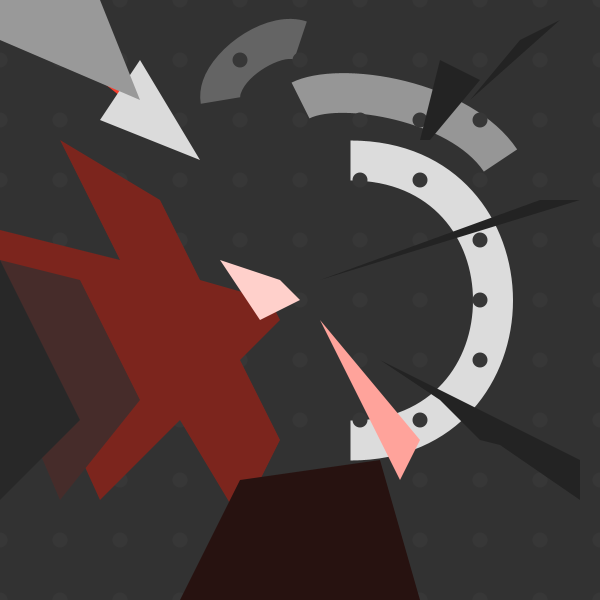
Frame 1 (no input)
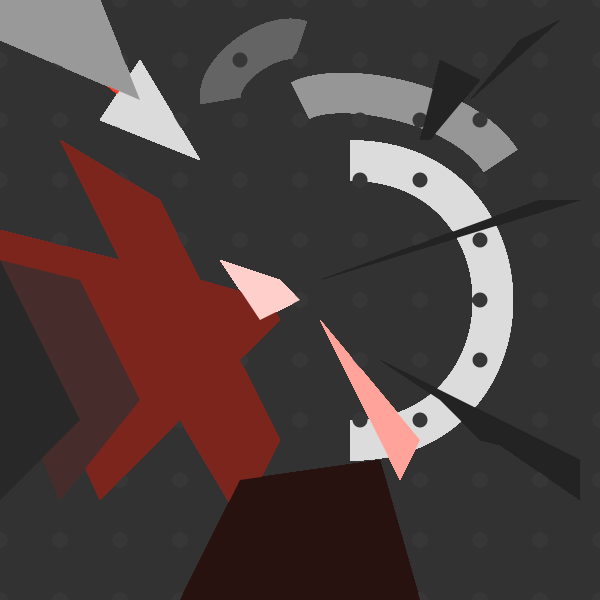
Frame 60 (the mouse pressed at the canvas centre just before this capture)
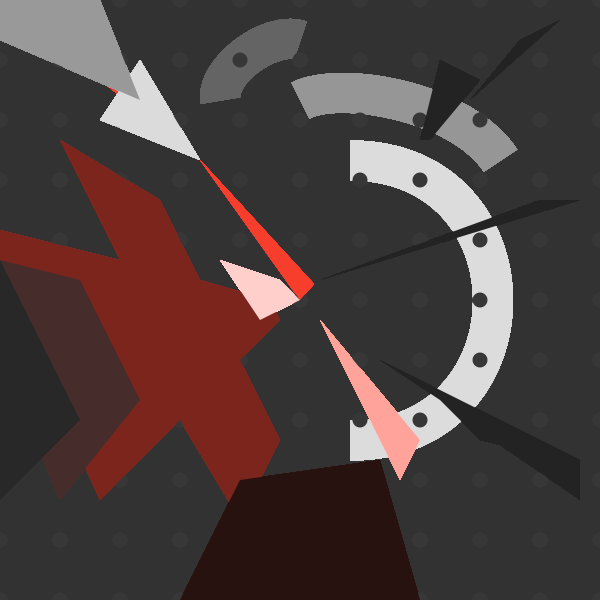
Frame 120 (the mouse held since frame 60 and released just before this capture)

The Processing sketch that drew these frames (run headless with seeded random() and noise(); from frame 60 on, the mouse is pressed at the canvas centre):

// Processing sketch: processing_14330
// ── processing_14330.pde


int a = 500;
int b = 400;

void setup() {

  size(600,600);
  smooth();
  background(50);
}



void draw() {


  noStroke();
  fill(220);



  //up round line
  noFill();
  stroke(100);
  strokeWeight(40);
  strokeCap(SQUARE);

  bezier(300,40,270,30,215,70,220,100);


  //second

  noFill();
  stroke(150);
  strokeWeight(40);
  strokeCap(SQUARE);

  bezier(300,100,340,80,460,100,500,160);    


  //third

  noFill();
  stroke(220);
  strokeWeight(40);
  strokeCap(SQUARE);

  bezier(350,160,540,160,540,440,350,440);     

  for(int i = 0; i<=height; i+=60) {
    for (int o = 0; o<= width; o +=60) {
      fill(55);
      noStroke();
      ellipse(i,o,15,15);
    }
  }


  float d = dist(30,30,mouseX,mouseY);

  fill(220);

  //삼각텓둘릴

  if (d < a) {
    fill(255,0,0);
    a  ++;
  }

  else if (mousePressed && (d > a) && (a>a)) {
    fill(0);
    a--;
    println(a);
  }




  if(keyCode == RIGHT) {
    b++;
  }
  else if (keyCode == LEFT) {
    b--;
  }
  else {
    noFill();
    rect(20,20,20,20);
  }


  noStroke();   

  //e돌릭기ㅣ
  noCursor();
  noStroke();
  fill(247,62,45);
  triangle(mouseX+14,mouseY-16,200,160,mouseX,mouseY);

  //윙엦작은삼
  beginShape();  



  noStroke();  



  fill(219);  



  vertex(100,120);  

  vertex(140,60);  

  vertex(200,160);  

  vertex(100,120);  



  endShape();  

  //맨윋덮는삼
  beginShape();  



  fill(153);  



  vertex(0,0);  

  vertex(0,40);  

  vertex(140,100);  

  vertex(100,0);  

  vertex(0,0);  

  endShape();  


  //십작
  beginShape();  



  fill(124,37,29);  

  vertex(60,140);  

  vertex(160,200);  

  vertex(200,280);  

  vertex(270,300);  

  vertex(280,320);  

  vertex(240,360);  

  vertex(280,440);  

  vertex(240,520);  

  vertex(180,420);  

  vertex(100,500);  

  vertex(0,280);  

  vertex(0,230);  

  vertex(120,260);  

  vertex(60,140);  



  endShape();  


  //십작강윙엔넴
  beginShape();  



  fill(70,44,42);  



  vertex(0,260);  

  vertex(80,280);  

  vertex(140,400);  

  vertex(60,500);  

  vertex(0,360);  

  vertex(0,260);  



  endShape();  

  //십작강윙엥윙엔넴몸
  beginShape();  



  fill(40);  



  vertex(0,260);  

  vertex(80,420);  

  vertex(0,500);  

  vertex(0,260);  



  endShape();  

  //받닥넴몸
  beginShape();  



  fill(39,18,16);  

  vertex(180,600);  

  vertex(240,480);  

  vertex(380,460);  

  vertex(420,600);  

  vertex(180,600);  



  endShape();  


  //뿆걸친는삼각
  beginShape();  



  fill(255,163,155);  

  vertex(320,320);  

  vertex(420,440);  

  vertex(400,480);  

  vertex(320,320);  



  endShape();  

  //긍옆삼ㅅ맛각
  beginShape();  



  fill (35);  

  vertex(380,360);  

  vertex(440,400);  

  vertex(480,440);  

  vertex(500,445);  

  vertex(580,500);  

  vertex(580,460);  

  vertex(380,360);  



  endShape();  

  //윙엑걸친는삼각
  beginShape();  



  vertex(420,140);  

  vertex(440,60);  

  vertex(480,80);  

  vertex(430,140);  

  vertex(420,140);  



  endShape();  



  //날칼롱운삭각각
  beginShape();  



  vertex(470,100);  

  vertex(520,40);  

  vertex(560,20);  

  vertex(470,100);  



  endShape();  

  //뾰뾰뿆족
  beginShape();  



  vertex(320,280);  

  vertex(540,200);  

  vertex(580,200);  

  vertex(320,280);  



  endShape();  



  //뿁뵤쪽곡곡

  beginShape();  



  fill(255,208,203);  



  vertex(300,300);  

  vertex(280,280);  

  vertex(220,260);  

  vertex(260,320);  

  vertex(300,300);  



  endShape();  











  strokeWeight(0);
  stroke(26,8,36);
}
void mousePressed() {
  a = 50;


  if (keyPressed== true) {
    fill(92,1,142);
  } 
  else {
    fill(92,1,142);
  }
  beginShape();  



  fill(238,217,250);  

  vertex(320,320);  

  vertex(420,440);  

  vertex(400,480);  

  vertex(320,320);  



  endShape();  


  //클릭

  int col;



  //black middle one
  if (mousePressed && insideTriangle(60,300,300,60,440,200)) {
    col = 100;
  }
  else {
    col= 50;
  }
  fill(col);
  triangle(60,300,300,60,440,200);
}

boolean insideTriangle(float x0, float y0, float x1, float y1, float x2, float y2) {

  // Compute vectors        
  float dx0 = x1 - x0;
  float dy0 = y1 - y0;

  float dx1 = x2 - x0;
  float dy1 = y2 - y0;

  float dx2 = mouseX - x0;
  float dy2 = mouseY - y0;

  // Compute dot products
  float dot00 = dx0 * dx0 + dy0 * dy0;
  float dot01 = dx0 * dx1 + dy0 * dy1;
  float dot02 = dx0 * dx2 + dy0 * dy2;
  float dot11 = dx1 * dx1 + dy1 * dy1;
  float dot12 = dx1 * dx2 + dy1 * dy2;

  // Compute barycentric coordinates
  float invDenom = 1.0f / (dot00 * dot11 - dot01 * dot01);
  float u = (dot11 * dot02 - dot01 * dot12) * invDenom;
  float v = (dot00 * dot12 - dot01 * dot02) * invDenom;

  // Check if point is in triangle
  return (u > 0) && (v > 0) && (u + v < 1);
}
